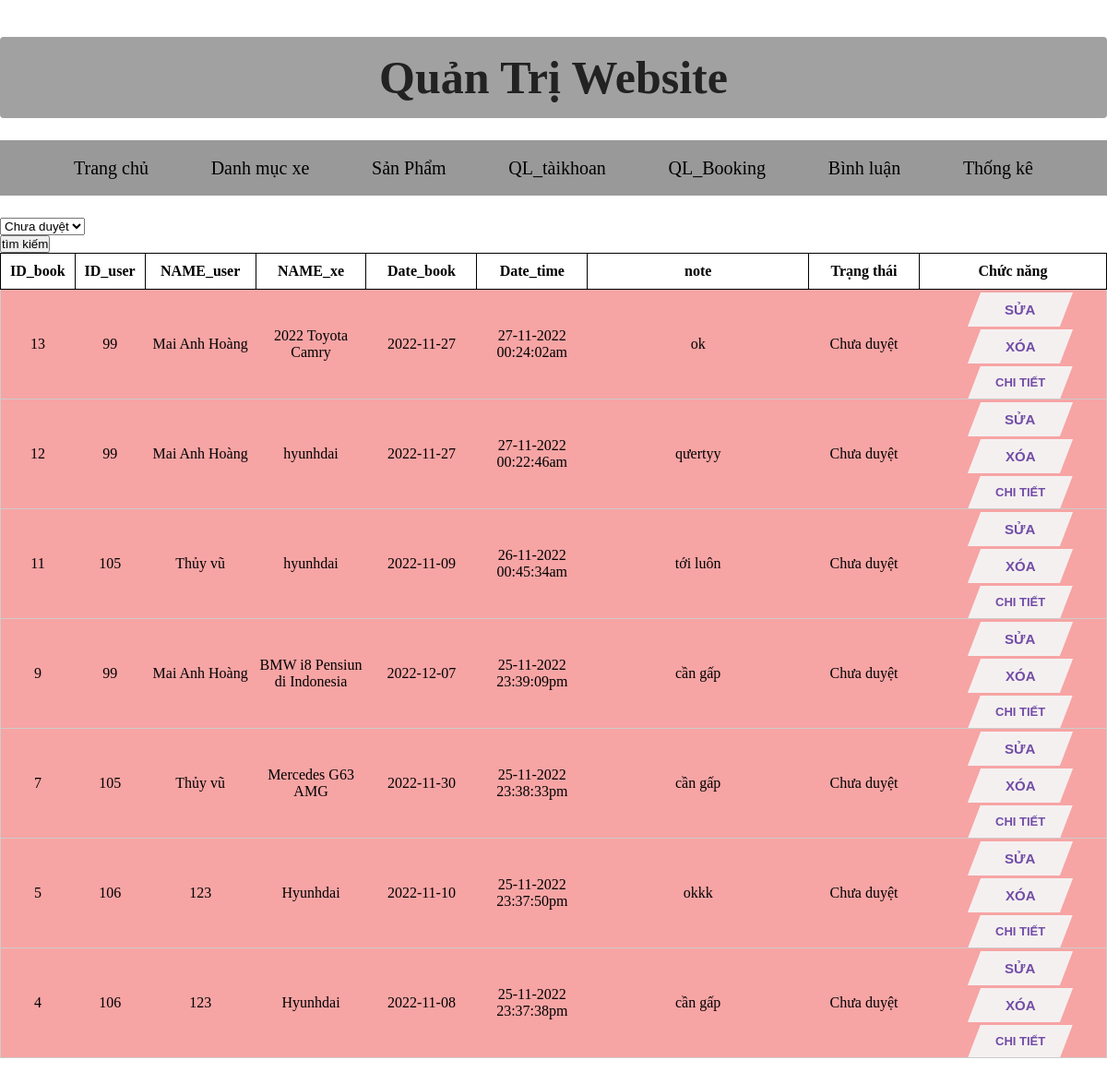
The app's page /admin/index.php?act=booking, older data.
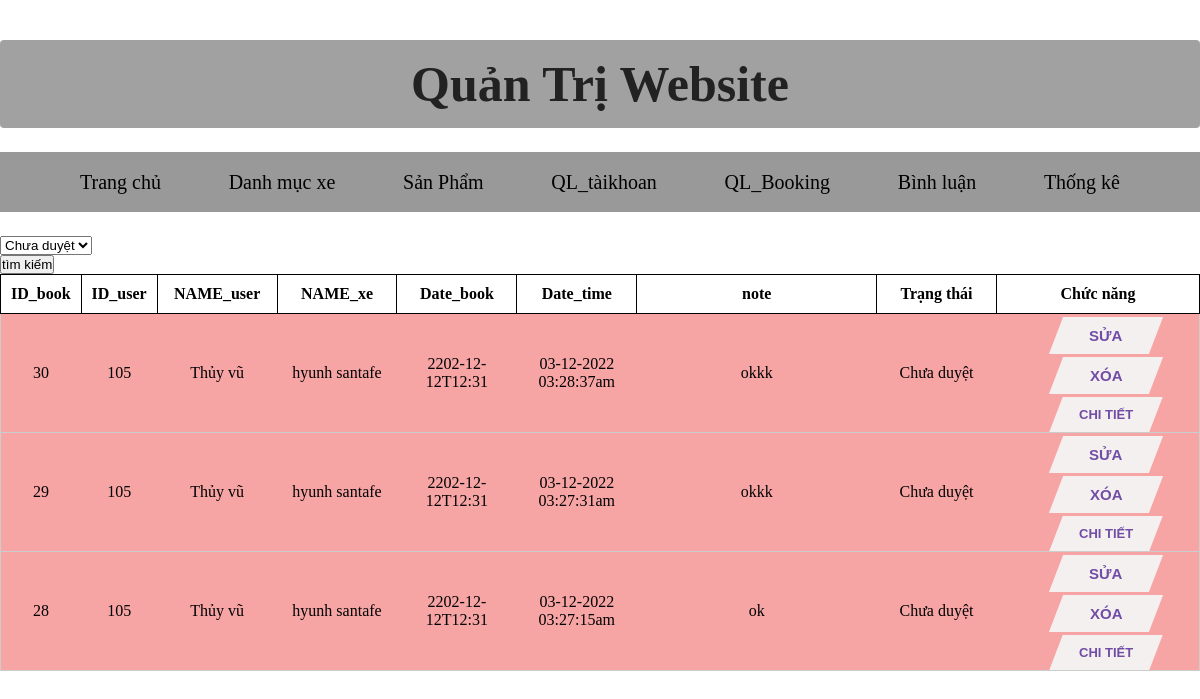
The same page, newer data.
### tables this page shows
CREATE TABLE `booking` (
  `id` int(11) NOT NULL,
  `id_user` int(11) NOT NULL,
  `id_xebook` int(11) NOT NULL,
  `date_book` varchar(255) NOT NULL,
  `time_book` varchar(255) NOT NULL,
  `time_nhan` varchar(255) NOT NULL,
  `note` varchar(255) NOT NULL,
  `trangthai` int(11) DEFAULT 0
);

CREATE TABLE `taikhoan` (
  `id_user` int(10) NOT NULL,
  `user` varchar(50) NOT NULL,
  `pass` varchar(50) NOT NULL,
  `address` varchar(255) DEFAULT NULL,
  `tel` varchar(20) DEFAULT NULL,
  `role` varchar(255) NOT NULL DEFAULT 'Khách hàng',
  `email` varchar(255) NOT NULL,
  `img` varchar(255) NOT NULL,
  `sodem` tinyint(11) NOT NULL DEFAULT 1
);

CREATE TABLE `sanpham` (
  `id_xebook` int(11) NOT NULL,
  `name` varchar(255) NOT NULL,
  `price` int(100) DEFAULT NULL,
  `img` varchar(255) DEFAULT NULL,
  `imgphu` varchar(255) NOT NULL,
  `mota` text DEFAULT NULL,
  `luotxem` int(11) DEFAULT 0,
  `iddm` int(11) NOT NULL
);

### modal/pdo.php (called while the page is built, shortened)
<?php
function pdo_get_connection(){
    $dburl = "mysql:host=localhost;dbname=duan1;charset=utf8";
    $username = 'root';
    $password = '';
    $conn = new PDO($dburl, $username, $password);
    $conn->setAttribute(PDO::ATTR_ERRMODE, PDO::ERRMODE_EXCEPTION);
    return $conn;
}
function pdo_query($sql){
    $sql_args = array_slice(func_get_args(), 1);
    try{
        $conn = pdo_get_connection();
        $stmt = $conn->prepare($sql);
        $stmt->execute($sql_args);
        $rows = $stmt->fetchAll();
        return $rows;
    }
    catch(PDOException $e){
        throw $e;
    }
    finally{
        unset($conn);
    }
}

### modal/book.php (called while the page is built, shortened)
<?php
function loadall_booking($trangthai){
    $sql = "SELECT `booking`.`id` as `id`,`booking`.`id_user` as `id_user`,`taikhoan`.`user` as `user`,`sanpham`.`name` as `name`,`booking`.`date_book` as `date_book`,`booking`.`time_nhan` as `time_nhan`,`booking`.`note` as `note`,`booking`.`trangthai` as `trangthai` from `booking` , `taikhoan` , `sanpham` where `booking`.`id_user` = `taikhoan`.`id_user` and `booking`.`id_xebook` = `sanpham`.`id_xebook` and `booking`.`trangthai`=".$trangthai;
    $sql.=" order by id desc";
    $listbooking=pdo_query($sql);
    return $listbooking;
}
?>

### admin/quanlibooking/list.php (the view, shortened to what this page needs)
<form action="index.php?act=booking" method="post" enctype="multipart/form-data">
    <div class="Danhmuc__content-tl  mb  input--item">
        <div class="Danhmuc__content-tl  mb  input--item">
            <select name="trangthai">
                <option value="0" style="background-color: red;">Chưa duyệt</option>
            </select>
        </div>
        <div class="Danhmuc__content1">
            <input type="submit" value="tìm kiếm" name="loc">
        </div>
</form>
<table>
    <tr class="domau">
        <th>ID_book</th>
        <th>ID_user</th>
        <th>NAME_user</th>
        <th>NAME_xe</th>
        <th>Date_book</th>
        <th>Date_time</th>
        <th>note</th>
        <th>Trạng thái</th>
        <th>Chức năng</th>
    </tr>
    <?php
    foreach ($listbooking as $danhmucbooking) {
        extract($danhmucbooking);
        $suabook = "index.php?act=suabook&id=" . $id;
        $xoabook = "index.php?act=xoabook&id=" . $id;
        $chitietdon = "index.php?act=chitietdon&id=" . $id;
    ?>
        <?php if (isset($trangthai) && $trangthai == 0) {
        ?>
            <tr class="test3">
                <td><?php echo '' . $id . ''; ?></td>
                <td><?php echo '' . $id_user . ''; ?></td>
                <td><?php echo '' . $user . ''; ?></td>
                <td><?php echo '' . $name . ''; ?></td>
                <td><?php echo '' . $date_book . ''; ?></td>
                <td><?php echo '' . $time_nhan . ''; ?></td>
                <td><?php echo '' . $note . ''; ?></td>
                <td><?php if (isset($trangthai) && $trangthai == 0) {
                        echo "Chưa duyệt";
                    }
                    ?>
                </td>
                <td> <button>
                            <span><a href="<?php echo '' . $suabook . ''; ?>">Sửa</a></span>
                        </button>
                        <button>
                            <span><a href="<?php echo '' . $xoabook . ''; ?>">Xóa</a></span>
                        </button>
                        <button class="chieudai">
                            <span><a href="<?php echo '' . $chitietdon . ''; ?>">Chi tiết</a></span>
                        </button>
                </td>
            </tr>
        <?php   }
        ?>
    <?php } ?>
</table>

Row changes from the older to the newer data that the page shows:
removed booking: id "13", id_user "99", id_user.user "Mai Anh Hoàng", id_xebook.name "2022 Toyota Camry", date_book "2022-11-27", time_nhan "27-11-2022 00:24:02am", note "ok", trangthai "Chưa duyệt"
removed booking: id "12", id_user "99", id_user.user "Mai Anh Hoàng", id_xebook.name "hyunhdai", date_book "2022-11-27", time_nhan "27-11-2022 00:22:46am", note "qưertyy", trangthai "Chưa duyệt"
removed booking: id "11", id_user "105", id_user.user "Thủy vũ", id_xebook.name "hyunhdai", date_book "2022-11-09", time_nhan "26-11-2022 00:45:34am", note "tới luôn", trangthai "Chưa duyệt"
removed booking: id "9", id_user "99", id_user.user "Mai Anh Hoàng", id_xebook.name "BMW i8 Pensiun di Indonesia", date_book "2022-12-07", time_nhan "25-11-2022 23:39:09pm", note "cần gấp", trangthai "Chưa duyệt"
removed booking: id "7", id_user "105", id_user.user "Thủy vũ", id_xebook.name "Mercedes G63 AMG", date_book "2022-11-30", time_nhan "25-11-2022 23:38:33pm", note "cần gấp", trangthai "Chưa duyệt"
removed booking: id "5", id_user "106", id_user.user "123", id_xebook.name "Hyunhdai", date_book "2022-11-10", time_nhan "25-11-2022 23:37:50pm", note "okkk", trangthai "Chưa duyệt"
removed booking: id "4", id_user "106", id_user.user "123", id_xebook.name "Hyunhdai", date_book "2022-11-08", time_nhan "25-11-2022 23:37:38pm", note "cần gấp", trangthai "Chưa duyệt"
added booking: id "30", id_user "105", id_user.user "Thủy vũ", id_xebook.name "hyunh santafe", date_book "2202-12-12T12:31", time_nhan "03-12-2022 03:28:37am", note "okkk", trangthai "Chưa duyệt"
added booking: id "29", id_user "105", id_user.user "Thủy vũ", id_xebook.name "hyunh santafe", date_book "2202-12-12T12:31", time_nhan "03-12-2022 03:27:31am", note "okkk", trangthai "Chưa duyệt"
added booking: id "28", id_user "105", id_user.user "Thủy vũ", id_xebook.name "hyunh santafe", date_book "2202-12-12T12:31", time_nhan "03-12-2022 03:27:15am", note "ok", trangthai "Chưa duyệt"
